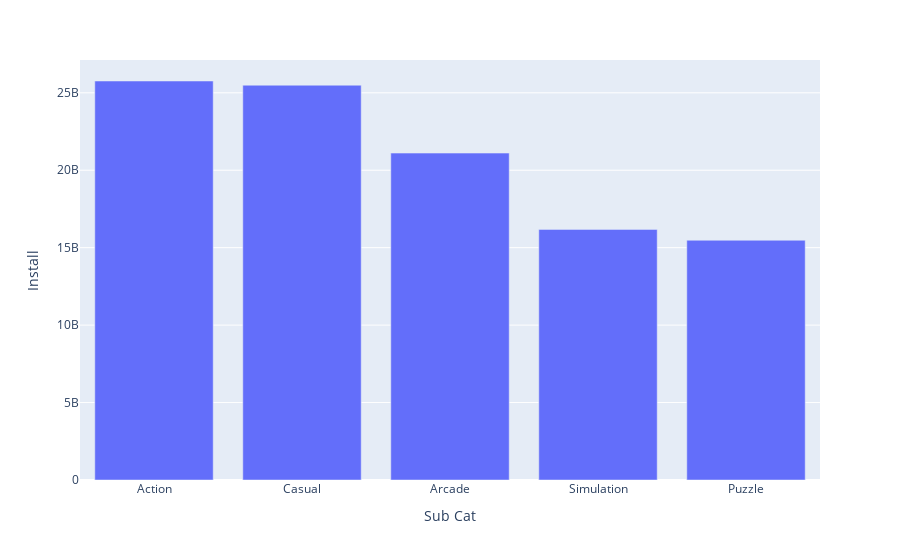

Write notebook code for a chart like this one.
### Code cell
fig = px.bar(cat_game, x='Sub Cat',y='Install')
fig.show()

### Figure 1 — Plotly figure (JSON) as saved in the notebook; plotly's stock layout.template omitted (floating-point values rounded to 4 significant figures)
{"data": [{"alignmentgroup": "True", "hovertemplate": "Sub Cat=%{x}<br>Install=%{y}<extra></extra>", "legendgroup": "", "marker": {"color": "#636efa"}, "name": "", "offsetgroup": "", "orientation": "v", "showlegend": false, "textposition": "auto", "type": "bar", "x": ["Action", "Casual", "Arcade", "Simulation", "Puzzle"], "xaxis": "x", "y": [25761218306, 25489129245, 21106717619, 16179655487, 15479439288], "yaxis": "y"}], "layout": {"barmode": "relative", "legend": {"tracegroupgap": 0}, "margin": {"t": 60}, "xaxis": {"anchor": "y", "domain": [0, 1], "title": {"text": "Sub Cat"}}, "yaxis": {"anchor": "x", "domain": [0, 1], "title": {"text": "Install"}}}}
